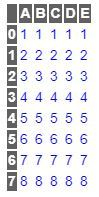

Here is the Python script that generated this plot:
from turtle import pd

df = pd.DataFrame({'A':[1, 2, 3, 4, 5, 6, 7, 8],
				'B':[1, 2, 3, 4, 5, 6, 7, 8],
				'C':[1, 2, 3, 4, 5, 6, 7, 8],
				'D':[1, 2, 3, 4, 5, 6, 7, 8],
				'E':[1, 2, 3, 4, 5, 6, 7, 8]})


df.style.set_table_styles(
[
{'selector': 'th',
'props': [('background', '# 606060'),
			('color', 'white'), ]},
{'selector': 'td',
'props': [('color', 'blue')]},
])
